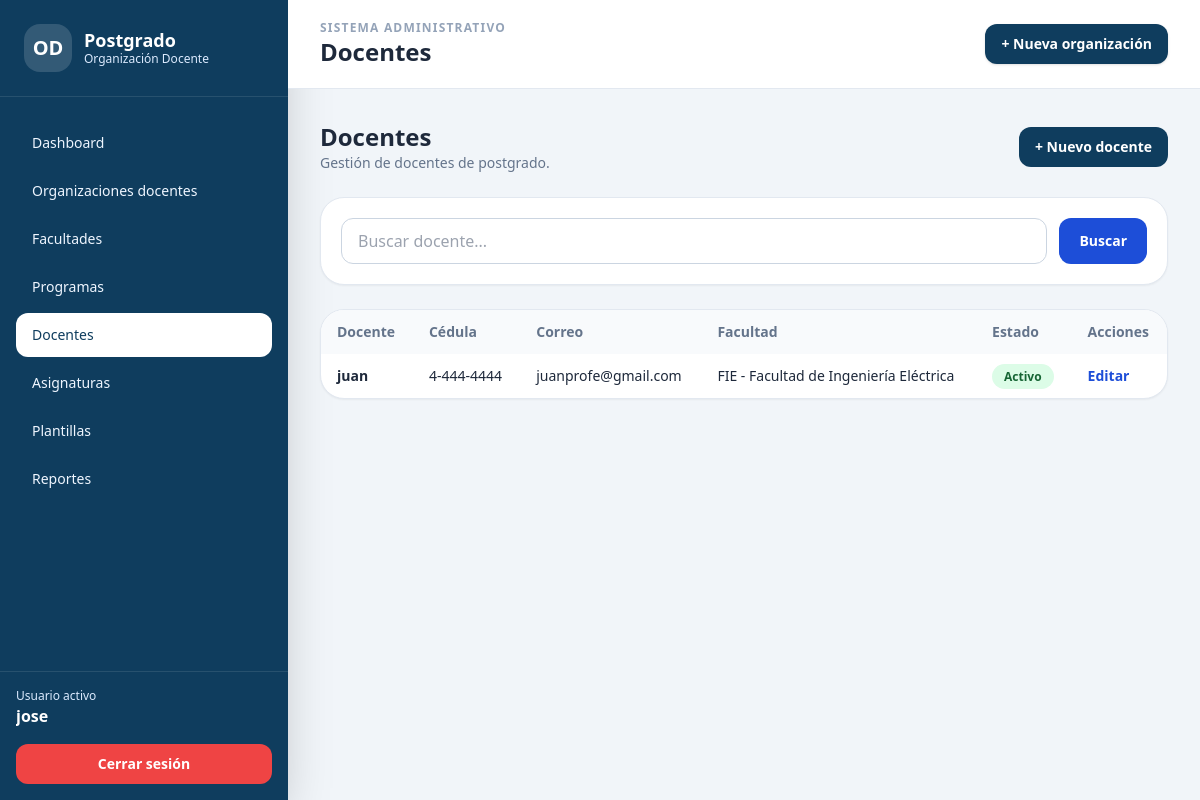
The page /docentes/ (signed in) on the database as committed earlier.
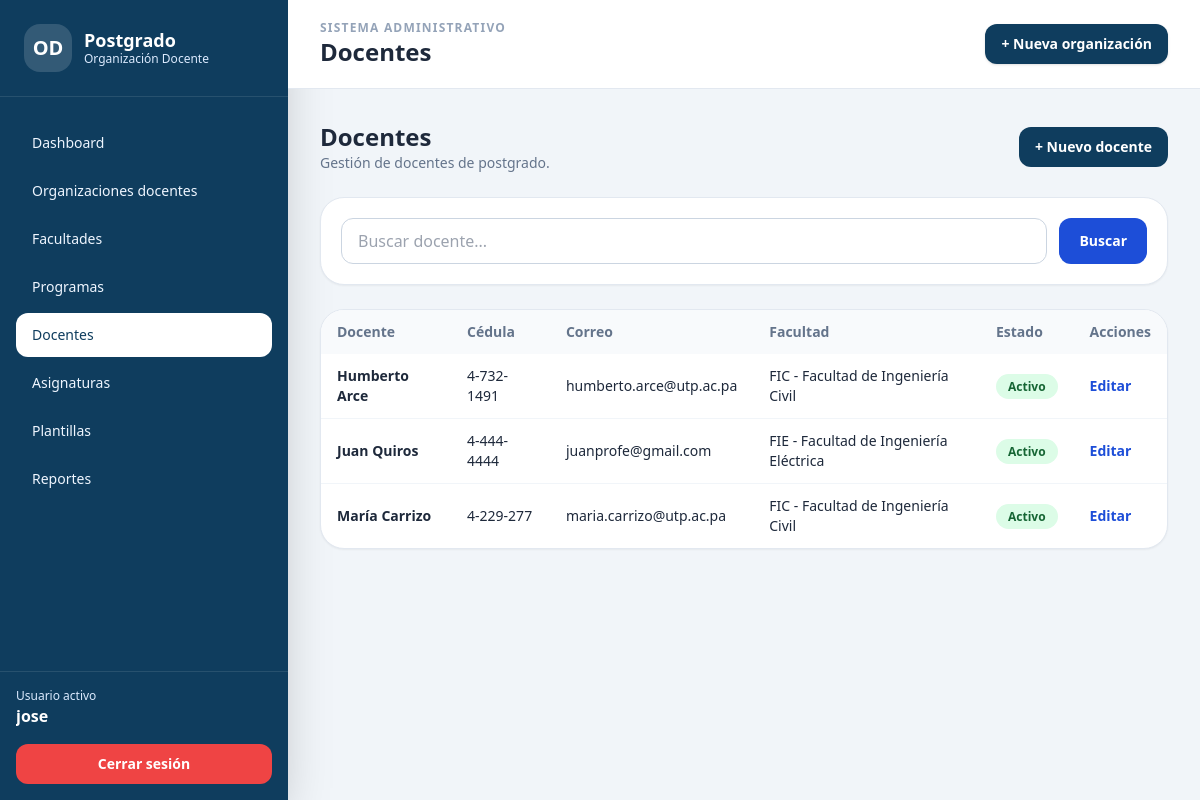
The same page on the database as committed later.
### organizacion_docente/models.py (models this page shows, shortened)
class ModeloBase(models.Model):
    creado_en = models.DateTimeField(auto_now_add=True)
    actualizado_en = models.DateTimeField(auto_now=True)
    class Meta:
        abstract = True

class Docente(ModeloBase):
    facultad = models.ForeignKey(
        Facultad,
        on_delete=models.SET_NULL,
        blank=True,
        null=True,
        related_name="docentes",
        verbose_name="Facultad relacionada"
    )
    nombre_completo = models.CharField(
        max_length=200,
        verbose_name="Nombre completo"
    )
    cedula = models.CharField(
        max_length=50,
        unique=True,
        verbose_name="Cédula"
    )
    correo = models.EmailField(
        max_length=150,
        blank=True,
        null=True,
        verbose_name="Correo electrónico"
    )
    telefono = models.CharField(
        max_length=50,
        blank=True,
        null=True,
        verbose_name="Teléfono"
    )
    especialidad = models.CharField(
        max_length=200,
        blank=True,
        null=True,
        verbose_name="Especialidad"
    )
    activo = models.BooleanField(
        default=True,
        verbose_name="Activo"
    )
    class Meta:
        verbose_name = "Docente"
        verbose_name_plural = "Docentes"
        ordering = ["nombre_completo"]

class Facultad(ModeloBase):
    nombre = models.CharField(
        max_length=150,
        unique=True,
        verbose_name="Nombre de la facultad"
    )
    siglas = models.CharField(
        max_length=20,
        blank=True,
        null=True,
        verbose_name="Siglas"
    )
    activo = models.BooleanField(
        default=True,
        verbose_name="Activo"
    )
    class Meta:
        verbose_name = "Facultad"
        verbose_name_plural = "Facultades"
        ordering = ["nombre"]
    def __str__(self):
        if self.siglas:
            return f"{self.siglas} - {self.nombre}"
        return self.nombre

### organizacion_docente/views.py (the view, shortened to what this page needs)
@login_required
def docente_listado(request):
    docentes = Docente.objects.select_related(
        "facultad"
    ).order_by("nombre_completo")
    q = request.GET.get("q")
    page_obj = paginar_queryset(request, docentes, cantidad=15)
    context = {
        "titulo": "Docentes",
        "docentes": page_obj,
        "page_obj": page_obj,
        "q": q,
    }
    return render(
        request,
        "organizacion_docente/docente_list.html",
        context
    )

### organizacion_docente/views.py (called while the page is built)
def paginar_queryset(request, queryset, cantidad=15):
    paginator = Paginator(queryset, cantidad)
    numero_pagina = request.GET.get("page")
    return paginator.get_page(numero_pagina)

### templates/organizacion_docente/docente_list.html (shortened to what this page needs)
{% extends "base.html" %}
{% block header %}Docentes{% endblock %}
{% block content %}
<div class="flex items-center justify-between mb-6">
    <div>
        <h3 class="text-2xl font-black text-slate-800">Docentes</h3>
        <p class="text-sm text-slate-500">Gestión de docentes de postgrado.</p>
    </div>
    <a href="{% url 'docente_crear' %}" class="rounded-xl bg-[#0f3d5e] px-4 py-2.5 text-sm font-bold text-white hover:bg-[#115b83]">
        + Nuevo docente
    </a>
</div>
<div class="bg-white rounded-3xl border border-slate-200 shadow-sm p-5 mb-6">
    <form method="get" class="flex gap-3">
        <input type="text" name="q" value="{{ q|default:'' }}" placeholder="Buscar docente..."
               class="w-full rounded-xl border border-slate-300 px-4 py-2.5 focus:ring-2 focus:ring-blue-200">
        <button class="rounded-xl bg-blue-700 px-5 py-2.5 text-sm font-bold text-white">Buscar</button>
    </form>
</div>
<div class="bg-white rounded-3xl border border-slate-200 shadow-sm overflow-hidden">
    <table class="min-w-full text-sm">
        <thead class="bg-slate-50 text-left text-slate-500">
            <tr>
                <th class="px-4 py-3">Docente</th>
                <th class="px-4 py-3">Cédula</th>
                <th class="px-4 py-3">Correo</th>
                <th class="px-4 py-3">Facultad</th>
                <th class="px-4 py-3">Estado</th>
                <th class="px-4 py-3">Acciones</th>
            </tr>
        </thead>
        <tbody class="divide-y divide-slate-100">
            {% for item in docentes %}
                <tr>
                    <td class="px-4 py-3 font-bold">{{ item.nombre_completo }}</td>
                    <td class="px-4 py-3">{{ item.cedula }}</td>
                    <td class="px-4 py-3">{{ item.correo|default:"-" }}</td>
                    <td class="px-4 py-3">{{ item.facultad|default:"-" }}</td>
                    <td class="px-4 py-3">
                        {% if item.activo %}
                            <span class="rounded-full bg-green-100 text-green-800 px-3 py-1 text-xs font-bold">Activo</span>
                        {% else %}
                            <span class="rounded-full bg-red-100 text-red-800 px-3 py-1 text-xs font-bold">Inactivo</span>
                        {% endif %}
                    </td>
                    <td class="px-4 py-3">
                        <a href="{% url 'docente_editar' item.pk %}" class="font-bold text-blue-700 hover:underline">Editar</a>
                    </td>
                </tr>
            {% empty %}
                <tr>
                    <td colspan="6" class="px-4 py-8 text-center text-slate-500">No hay docentes registrados.</td>
                </tr>
            {% endfor %}
        </tbody>
    </table>
</div>
{% endblock %}

Rows that differ between the two databases and show on the page:
added Docente: nombre_completo "Humberto Arce", cedula "4-732-1491", correo "humberto.arce@utp.ac.pa", facultad "FIC - Facultad de Ingeniería Civil", activo "Activo"
changed Docente "juanprofe@gmail.com": nombre_completo "juan" → "Juan Quiros"
added Docente: nombre_completo "María Carrizo", cedula "4-229-277", correo "maria.carrizo@utp.ac.pa", facultad "FIC - Facultad de Ingeniería Civil", activo "Activo"
